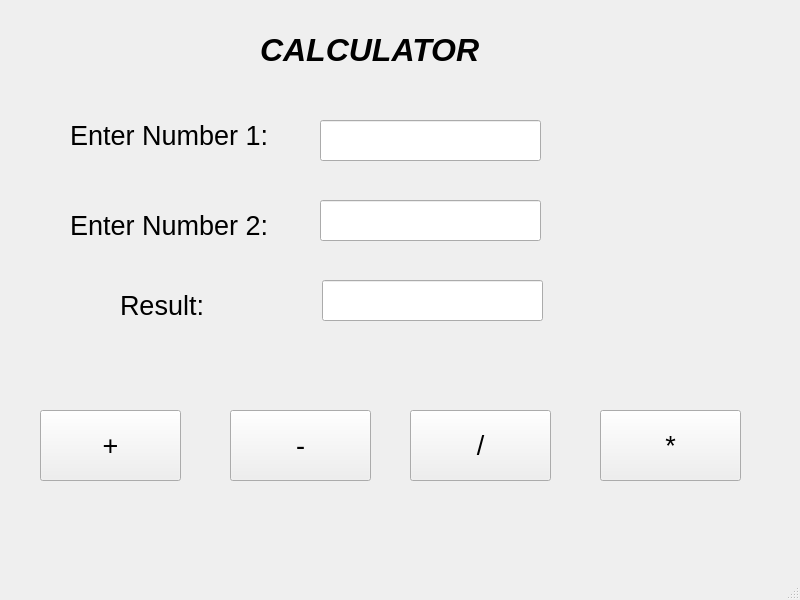
<?xml version="1.0" encoding="UTF-8"?>
<ui version="4.0">
 <class>MainWindow</class>
 <widget class="QMainWindow" name="MainWindow">
  <property name="geometry">
   <rect>
    <x>0</x>
    <y>0</y>
    <width>800</width>
    <height>600</height>
   </rect>
  </property>
  <property name="windowTitle">
   <string>MainWindow</string>
  </property>
  <widget class="QWidget" name="centralwidget">
   <widget class="QLabel" name="label">
    <property name="geometry">
     <rect>
      <x>70</x>
      <y>110</y>
      <width>201</width>
      <height>51</height>
     </rect>
    </property>
    <property name="text">
     <string>&lt;html&gt;&lt;head/&gt;&lt;body&gt;&lt;p&gt;&lt;span style=&quot; font-size:20pt;&quot;&gt;Enter Number 1:&lt;/span&gt;&lt;/p&gt;&lt;/body&gt;&lt;/html&gt;</string>
    </property>
   </widget>
   <widget class="QLabel" name="label_2">
    <property name="geometry">
     <rect>
      <x>70</x>
      <y>200</y>
      <width>201</width>
      <height>51</height>
     </rect>
    </property>
    <property name="text">
     <string>&lt;html&gt;&lt;head/&gt;&lt;body&gt;&lt;p&gt;&lt;span style=&quot; font-size:20pt;&quot;&gt;Enter Number 2:&lt;/span&gt;&lt;/p&gt;&lt;/body&gt;&lt;/html&gt;</string>
    </property>
   </widget>
   <widget class="QLabel" name="label_3">
    <property name="geometry">
     <rect>
      <x>120</x>
      <y>280</y>
      <width>91</width>
      <height>51</height>
     </rect>
    </property>
    <property name="text">
     <string>&lt;html&gt;&lt;head/&gt;&lt;body&gt;&lt;p&gt;&lt;span style=&quot; font-size:20pt;&quot;&gt;Result:&lt;/span&gt;&lt;/p&gt;&lt;/body&gt;&lt;/html&gt;</string>
    </property>
   </widget>
   <widget class="QLineEdit" name="lineEdit">
    <property name="geometry">
     <rect>
      <x>320</x>
      <y>120</y>
      <width>221</width>
      <height>41</height>
     </rect>
    </property>
    <property name="minimumSize">
     <size>
      <width>113</width>
      <height>0</height>
     </size>
    </property>
   </widget>
   <widget class="QLineEdit" name="lineEdit_2">
    <property name="geometry">
     <rect>
      <x>320</x>
      <y>200</y>
      <width>221</width>
      <height>41</height>
     </rect>
    </property>
   </widget>
   <widget class="QLineEdit" name="lineEdit_3">
    <property name="geometry">
     <rect>
      <x>322</x>
      <y>280</y>
      <width>221</width>
      <height>41</height>
     </rect>
    </property>
   </widget>
   <widget class="QPushButton" name="pushButton">
    <property name="geometry">
     <rect>
      <x>40</x>
      <y>410</y>
      <width>141</width>
      <height>71</height>
     </rect>
    </property>
    <property name="font">
     <font>
      <pointsize>20</pointsize>
     </font>
    </property>
    <property name="text">
     <string>+</string>
    </property>
   </widget>
   <widget class="QPushButton" name="pushButton_2">
    <property name="geometry">
     <rect>
      <x>230</x>
      <y>410</y>
      <width>141</width>
      <height>71</height>
     </rect>
    </property>
    <property name="font">
     <font>
      <pointsize>20</pointsize>
     </font>
    </property>
    <property name="text">
     <string>-</string>
    </property>
   </widget>
   <widget class="QPushButton" name="pushButton_3">
    <property name="geometry">
     <rect>
      <x>410</x>
      <y>410</y>
      <width>141</width>
      <height>71</height>
     </rect>
    </property>
    <property name="font">
     <font>
      <pointsize>20</pointsize>
     </font>
    </property>
    <property name="text">
     <string>/</string>
    </property>
   </widget>
   <widget class="QPushButton" name="pushButton_4">
    <property name="geometry">
     <rect>
      <x>600</x>
      <y>410</y>
      <width>141</width>
      <height>71</height>
     </rect>
    </property>
    <property name="font">
     <font>
      <pointsize>20</pointsize>
     </font>
    </property>
    <property name="text">
     <string>*</string>
    </property>
   </widget>
   <widget class="QLabel" name="label_4">
    <property name="geometry">
     <rect>
      <x>260</x>
      <y>20</y>
      <width>221</width>
      <height>61</height>
     </rect>
    </property>
    <property name="text">
     <string>&lt;html&gt;&lt;head/&gt;&lt;body&gt;&lt;p&gt;&lt;span style=&quot; font-size:24pt; font-weight:600; font-style:italic;&quot;&gt;CALCULATOR&lt;/span&gt;&lt;/p&gt;&lt;/body&gt;&lt;/html&gt;</string>
    </property>
   </widget>
  </widget>
  <widget class="QMenuBar" name="menubar">
   <property name="geometry">
    <rect>
     <x>0</x>
     <y>0</y>
     <width>800</width>
     <height>21</height>
    </rect>
   </property>
  </widget>
  <widget class="QStatusBar" name="statusbar"/>
 </widget>
 <resources/>
 <connections/>
</ui>
